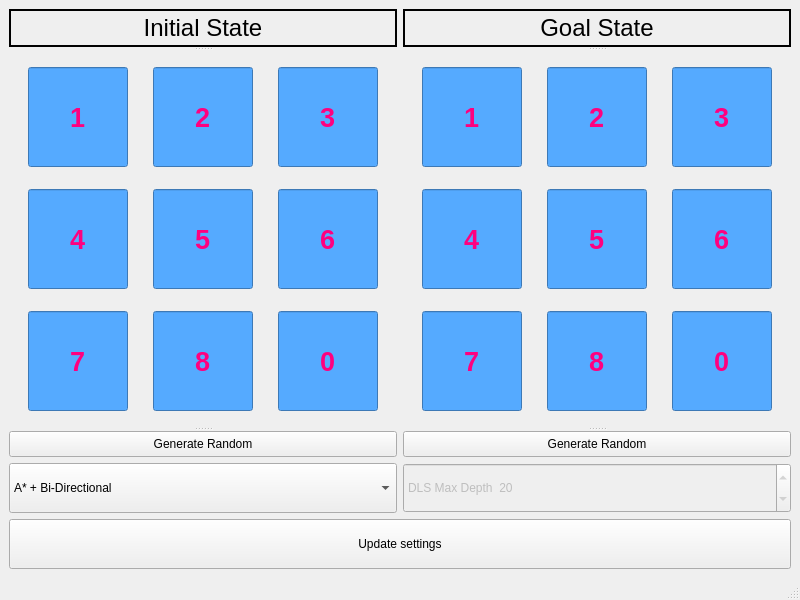
<?xml version="1.0" encoding="UTF-8"?>
<ui version="4.0">
 <class>MainWindow</class>
 <widget class="QMainWindow" name="MainWindow">
  <property name="geometry">
   <rect>
    <x>0</x>
    <y>0</y>
    <width>800</width>
    <height>600</height>
   </rect>
  </property>
  <property name="sizePolicy">
   <sizepolicy hsizetype="Expanding" vsizetype="Fixed">
    <horstretch>0</horstretch>
    <verstretch>0</verstretch>
   </sizepolicy>
  </property>
  <property name="minimumSize">
   <size>
    <width>800</width>
    <height>600</height>
   </size>
  </property>
  <property name="maximumSize">
   <size>
    <width>800</width>
    <height>600</height>
   </size>
  </property>
  <property name="windowTitle">
   <string>MainWindow</string>
  </property>
  <widget class="QWidget" name="centralwidget">
   <layout class="QGridLayout" name="gridLayout_3">
    <item row="2" column="0">
     <widget class="QComboBox" name="AlgoSelector">
      <property name="sizePolicy">
       <sizepolicy hsizetype="Preferred" vsizetype="Minimum">
        <horstretch>0</horstretch>
        <verstretch>0</verstretch>
       </sizepolicy>
      </property>
      <property name="minimumSize">
       <size>
        <width>0</width>
        <height>50</height>
       </size>
      </property>
      <property name="maxVisibleItems">
       <number>3</number>
      </property>
      <property name="maxCount">
       <number>3</number>
      </property>
      <property name="sizeAdjustPolicy">
       <enum>QComboBox::AdjustToContents</enum>
      </property>
      <item>
       <property name="text">
        <string>A* + Bi-Directional</string>
       </property>
      </item>
      <item>
       <property name="text">
        <string>BFS + Bi-directional</string>
       </property>
      </item>
      <item>
       <property name="text">
        <string>DLS + Bi-Directional</string>
       </property>
      </item>
     </widget>
    </item>
    <item row="2" column="1">
     <widget class="QSpinBox" name="DLSDepthSelector">
      <property name="enabled">
       <bool>false</bool>
      </property>
      <property name="sizePolicy">
       <sizepolicy hsizetype="Minimum" vsizetype="Minimum">
        <horstretch>0</horstretch>
        <verstretch>0</verstretch>
       </sizepolicy>
      </property>
      <property name="suffix">
       <string/>
      </property>
      <property name="prefix">
       <string>DLS Max Depth  </string>
      </property>
      <property name="value">
       <number>20</number>
      </property>
     </widget>
    </item>
    <item row="1" column="0">
     <widget class="QSplitter" name="splitter">
      <property name="orientation">
       <enum>Qt::Vertical</enum>
      </property>
      <widget class="QLabel" name="label">
       <property name="sizePolicy">
        <sizepolicy hsizetype="Fixed" vsizetype="Fixed">
         <horstretch>0</horstretch>
         <verstretch>0</verstretch>
        </sizepolicy>
       </property>
       <property name="font">
        <font>
         <family>Arial</family>
         <pointsize>18</pointsize>
        </font>
       </property>
       <property name="frameShape">
        <enum>QFrame::Box</enum>
       </property>
       <property name="frameShadow">
        <enum>QFrame::Plain</enum>
       </property>
       <property name="lineWidth">
        <number>2</number>
       </property>
       <property name="text">
        <string>Initial State</string>
       </property>
       <property name="alignment">
        <set>Qt::AlignCenter</set>
       </property>
      </widget>
      <widget class="QWidget" name="">
       <layout class="QGridLayout" name="gridLayout">
        <item row="1" column="2">
         <widget class="QLineEdit" name="init_lineEdit_6">
          <property name="sizePolicy">
           <sizepolicy hsizetype="Fixed" vsizetype="Fixed">
            <horstretch>0</horstretch>
            <verstretch>0</verstretch>
           </sizepolicy>
          </property>
          <property name="minimumSize">
           <size>
            <width>100</width>
            <height>100</height>
           </size>
          </property>
          <property name="maximumSize">
           <size>
            <width>100</width>
            <height>100</height>
           </size>
          </property>
          <property name="font">
           <font>
            <family>Arial</family>
            <pointsize>20</pointsize>
            <weight>75</weight>
            <bold>true</bold>
           </font>
          </property>
          <property name="autoFillBackground">
           <bool>false</bool>
          </property>
          <property name="styleSheet">
           <string notr="true">background-color: rgb(85, 170, 255);
color: rgb(255, 0, 127);</string>
          </property>
          <property name="text">
           <string>6</string>
          </property>
          <property name="maxLength">
           <number>1</number>
          </property>
          <property name="alignment">
           <set>Qt::AlignCenter</set>
          </property>
          <property name="placeholderText">
           <string>1</string>
          </property>
         </widget>
        </item>
        <item row="2" column="0">
         <widget class="QLineEdit" name="init_lineEdit_7">
          <property name="sizePolicy">
           <sizepolicy hsizetype="Fixed" vsizetype="Fixed">
            <horstretch>0</horstretch>
            <verstretch>0</verstretch>
           </sizepolicy>
          </property>
          <property name="minimumSize">
           <size>
            <width>100</width>
            <height>100</height>
           </size>
          </property>
          <property name="maximumSize">
           <size>
            <width>100</width>
            <height>100</height>
           </size>
          </property>
          <property name="font">
           <font>
            <family>Arial</family>
            <pointsize>20</pointsize>
            <weight>75</weight>
            <bold>true</bold>
           </font>
          </property>
          <property name="autoFillBackground">
           <bool>false</bool>
          </property>
          <property name="styleSheet">
           <string notr="true">background-color: rgb(85, 170, 255);
color: rgb(255, 0, 127);</string>
          </property>
          <property name="text">
           <string>7</string>
          </property>
          <property name="maxLength">
           <number>1</number>
          </property>
          <property name="alignment">
           <set>Qt::AlignCenter</set>
          </property>
          <property name="placeholderText">
           <string>1</string>
          </property>
         </widget>
        </item>
        <item row="2" column="1">
         <widget class="QLineEdit" name="init_lineEdit_8">
          <property name="sizePolicy">
           <sizepolicy hsizetype="Fixed" vsizetype="Fixed">
            <horstretch>0</horstretch>
            <verstretch>0</verstretch>
           </sizepolicy>
          </property>
          <property name="minimumSize">
           <size>
            <width>100</width>
            <height>100</height>
           </size>
          </property>
          <property name="maximumSize">
           <size>
            <width>100</width>
            <height>100</height>
           </size>
          </property>
          <property name="font">
           <font>
            <family>Arial</family>
            <pointsize>20</pointsize>
            <weight>75</weight>
            <bold>true</bold>
           </font>
          </property>
          <property name="autoFillBackground">
           <bool>false</bool>
          </property>
          <property name="styleSheet">
           <string notr="true">background-color: rgb(85, 170, 255);
color: rgb(255, 0, 127);</string>
          </property>
          <property name="text">
           <string>8</string>
          </property>
          <property name="maxLength">
           <number>1</number>
          </property>
          <property name="alignment">
           <set>Qt::AlignCenter</set>
          </property>
          <property name="dragEnabled">
           <bool>true</bool>
          </property>
          <property name="placeholderText">
           <string>1</string>
          </property>
         </widget>
        </item>
        <item row="2" column="2">
         <widget class="QLineEdit" name="init_lineEdit_0">
          <property name="sizePolicy">
           <sizepolicy hsizetype="Fixed" vsizetype="Fixed">
            <horstretch>0</horstretch>
            <verstretch>0</verstretch>
           </sizepolicy>
          </property>
          <property name="minimumSize">
           <size>
            <width>100</width>
            <height>100</height>
           </size>
          </property>
          <property name="maximumSize">
           <size>
            <width>100</width>
            <height>100</height>
           </size>
          </property>
          <property name="font">
           <font>
            <family>Arial</family>
            <pointsize>20</pointsize>
            <weight>75</weight>
            <bold>true</bold>
           </font>
          </property>
          <property name="autoFillBackground">
           <bool>false</bool>
          </property>
          <property name="styleSheet">
           <string notr="true">background-color: rgb(85, 170, 255);
color: rgb(255, 0, 127);</string>
          </property>
          <property name="text">
           <string>0</string>
          </property>
          <property name="maxLength">
           <number>1</number>
          </property>
          <property name="alignment">
           <set>Qt::AlignCenter</set>
          </property>
          <property name="placeholderText">
           <string>1</string>
          </property>
         </widget>
        </item>
        <item row="1" column="0">
         <widget class="QLineEdit" name="init_lineEdit_4">
          <property name="sizePolicy">
           <sizepolicy hsizetype="Fixed" vsizetype="Fixed">
            <horstretch>0</horstretch>
            <verstretch>0</verstretch>
           </sizepolicy>
          </property>
          <property name="minimumSize">
           <size>
            <width>100</width>
            <height>100</height>
           </size>
          </property>
          <property name="maximumSize">
           <size>
            <width>100</width>
            <height>100</height>
           </size>
          </property>
          <property name="font">
           <font>
            <family>Arial</family>
            <pointsize>20</pointsize>
            <weight>75</weight>
            <bold>true</bold>
           </font>
          </property>
          <property name="autoFillBackground">
           <bool>false</bool>
          </property>
          <property name="styleSheet">
           <string notr="true">background-color: rgb(85, 170, 255);
color: rgb(255, 0, 127);</string>
          </property>
          <property name="text">
           <string>4</string>
          </property>
          <property name="maxLength">
           <number>1</number>
          </property>
          <property name="alignment">
           <set>Qt::AlignCenter</set>
          </property>
          <property name="placeholderText">
           <string>1</string>
          </property>
         </widget>
        </item>
        <item row="1" column="1">
         <widget class="QLineEdit" name="init_lineEdit_5">
          <property name="sizePolicy">
           <sizepolicy hsizetype="Fixed" vsizetype="Fixed">
            <horstretch>0</horstretch>
            <verstretch>0</verstretch>
           </sizepolicy>
          </property>
          <property name="minimumSize">
           <size>
            <width>100</width>
            <height>100</height>
           </size>
          </property>
          <property name="maximumSize">
           <size>
            <width>100</width>
            <height>100</height>
           </size>
          </property>
          <property name="font">
           <font>
            <family>Arial</family>
            <pointsize>20</pointsize>
            <weight>75</weight>
            <bold>true</bold>
           </font>
          </property>
          <property name="autoFillBackground">
           <bool>false</bool>
          </property>
          <property name="styleSheet">
           <string notr="true">background-color: rgb(85, 170, 255);
color: rgb(255, 0, 127);</string>
          </property>
          <property name="text">
           <string>5</string>
          </property>
          <property name="maxLength">
           <number>1</number>
          </property>
          <property name="alignment">
           <set>Qt::AlignCenter</set>
          </property>
          <property name="placeholderText">
           <string>1</string>
          </property>
         </widget>
        </item>
        <item row="0" column="1">
         <widget class="QLineEdit" name="init_lineEdit_2">
          <property name="sizePolicy">
           <sizepolicy hsizetype="Fixed" vsizetype="Fixed">
            <horstretch>0</horstretch>
            <verstretch>0</verstretch>
           </sizepolicy>
          </property>
          <property name="minimumSize">
           <size>
            <width>100</width>
            <height>100</height>
           </size>
          </property>
          <property name="maximumSize">
           <size>
            <width>100</width>
            <height>100</height>
           </size>
          </property>
          <property name="font">
           <font>
            <family>Arial</family>
            <pointsize>20</pointsize>
            <weight>75</weight>
            <bold>true</bold>
           </font>
          </property>
          <property name="autoFillBackground">
           <bool>false</bool>
          </property>
          <property name="styleSheet">
           <string notr="true">background-color: rgb(85, 170, 255);
color: rgb(255, 0, 127);</string>
          </property>
          <property name="text">
           <string>2</string>
          </property>
          <property name="maxLength">
           <number>1</number>
          </property>
          <property name="alignment">
           <set>Qt::AlignCenter</set>
          </property>
          <property name="placeholderText">
           <string>1</string>
          </property>
         </widget>
        </item>
        <item row="0" column="0">
         <widget class="QLineEdit" name="init_lineEdit_1">
          <property name="sizePolicy">
           <sizepolicy hsizetype="Fixed" vsizetype="Fixed">
            <horstretch>0</horstretch>
            <verstretch>0</verstretch>
           </sizepolicy>
          </property>
          <property name="minimumSize">
           <size>
            <width>100</width>
            <height>100</height>
           </size>
          </property>
          <property name="maximumSize">
           <size>
            <width>100</width>
            <height>100</height>
           </size>
          </property>
          <property name="font">
           <font>
            <family>Arial</family>
            <pointsize>20</pointsize>
            <weight>75</weight>
            <bold>true</bold>
           </font>
          </property>
          <property name="autoFillBackground">
           <bool>false</bool>
          </property>
          <property name="styleSheet">
           <string notr="true">background-color: rgb(85, 170, 255);
color: rgb(255, 0, 127);</string>
          </property>
          <property name="text">
           <string>1</string>
          </property>
          <property name="maxLength">
           <number>1</number>
          </property>
          <property name="alignment">
           <set>Qt::AlignCenter</set>
          </property>
          <property name="placeholderText">
           <string>1</string>
          </property>
         </widget>
        </item>
        <item row="0" column="2">
         <widget class="QLineEdit" name="init_lineEdit_3">
          <property name="sizePolicy">
           <sizepolicy hsizetype="Fixed" vsizetype="Fixed">
            <horstretch>0</horstretch>
            <verstretch>0</verstretch>
           </sizepolicy>
          </property>
          <property name="minimumSize">
           <size>
            <width>100</width>
            <height>100</height>
           </size>
          </property>
          <property name="maximumSize">
           <size>
            <width>100</width>
            <height>100</height>
           </size>
          </property>
          <property name="font">
           <font>
            <family>Arial</family>
            <pointsize>20</pointsize>
            <weight>75</weight>
            <bold>true</bold>
           </font>
          </property>
          <property name="autoFillBackground">
           <bool>false</bool>
          </property>
          <property name="styleSheet">
           <string notr="true">background-color: rgb(85, 170, 255);
color: rgb(255, 0, 127);</string>
          </property>
          <property name="text">
           <string>3</string>
          </property>
          <property name="maxLength">
           <number>1</number>
          </property>
          <property name="alignment">
           <set>Qt::AlignCenter</set>
          </property>
          <property name="placeholderText">
           <string>1</string>
          </property>
         </widget>
        </item>
       </layout>
      </widget>
      <widget class="QPushButton" name="RandInit">
       <property name="text">
        <string>Generate Random</string>
       </property>
      </widget>
     </widget>
    </item>
    <item row="1" column="1">
     <widget class="QSplitter" name="splitter_2">
      <property name="orientation">
       <enum>Qt::Vertical</enum>
      </property>
      <widget class="QLabel" name="label_2">
       <property name="sizePolicy">
        <sizepolicy hsizetype="Fixed" vsizetype="Fixed">
         <horstretch>0</horstretch>
         <verstretch>0</verstretch>
        </sizepolicy>
       </property>
       <property name="font">
        <font>
         <family>Arial</family>
         <pointsize>18</pointsize>
        </font>
       </property>
       <property name="frameShape">
        <enum>QFrame::Box</enum>
       </property>
       <property name="frameShadow">
        <enum>QFrame::Plain</enum>
       </property>
       <property name="lineWidth">
        <number>2</number>
       </property>
       <property name="text">
        <string>Goal State</string>
       </property>
       <property name="alignment">
        <set>Qt::AlignCenter</set>
       </property>
      </widget>
      <widget class="QWidget" name="layoutWidget">
       <layout class="QGridLayout" name="gridLayout_2">
        <item row="0" column="0">
         <widget class="QLineEdit" name="goal_lineEdit_1">
          <property name="sizePolicy">
           <sizepolicy hsizetype="Fixed" vsizetype="Fixed">
            <horstretch>0</horstretch>
            <verstretch>0</verstretch>
           </sizepolicy>
          </property>
          <property name="minimumSize">
           <size>
            <width>100</width>
            <height>100</height>
           </size>
          </property>
          <property name="maximumSize">
           <size>
            <width>100</width>
            <height>100</height>
           </size>
          </property>
          <property name="font">
           <font>
            <family>Arial</family>
            <pointsize>20</pointsize>
            <weight>75</weight>
            <bold>true</bold>
           </font>
          </property>
          <property name="autoFillBackground">
           <bool>false</bool>
          </property>
          <property name="styleSheet">
           <string notr="true">background-color: rgb(85, 170, 255);
color: rgb(255, 0, 127);</string>
          </property>
          <property name="text">
           <string>1</string>
          </property>
          <property name="maxLength">
           <number>1</number>
          </property>
          <property name="alignment">
           <set>Qt::AlignCenter</set>
          </property>
          <property name="placeholderText">
           <string>1</string>
          </property>
         </widget>
        </item>
        <item row="0" column="1">
         <widget class="QLineEdit" name="goal_lineEdit_2">
          <property name="sizePolicy">
           <sizepolicy hsizetype="Fixed" vsizetype="Fixed">
            <horstretch>0</horstretch>
            <verstretch>0</verstretch>
           </sizepolicy>
          </property>
          <property name="minimumSize">
           <size>
            <width>100</width>
            <height>100</height>
           </size>
          </property>
          <property name="maximumSize">
           <size>
            <width>100</width>
            <height>100</height>
           </size>
          </property>
          <property name="font">
           <font>
            <family>Arial</family>
            <pointsize>20</pointsize>
            <weight>75</weight>
            <bold>true</bold>
           </font>
          </property>
          <property name="autoFillBackground">
           <bool>false</bool>
          </property>
          <property name="styleSheet">
           <string notr="true">background-color: rgb(85, 170, 255);
color: rgb(255, 0, 127);</string>
          </property>
          <property name="text">
           <string>2</string>
          </property>
          <property name="maxLength">
           <number>1</number>
          </property>
          <property name="alignment">
           <set>Qt::AlignCenter</set>
          </property>
          <property name="placeholderText">
           <string>1</string>
          </property>
         </widget>
        </item>
        <item row="2" column="1">
         <widget class="QLineEdit" name="goal_lineEdit_8">
          <property name="sizePolicy">
           <sizepolicy hsizetype="Fixed" vsizetype="Fixed">
            <horstretch>0</horstretch>
            <verstretch>0</verstretch>
           </sizepolicy>
          </property>
          <property name="minimumSize">
           <size>
            <width>100</width>
            <height>100</height>
           </size>
          </property>
          <property name="maximumSize">
           <size>
            <width>100</width>
            <height>100</height>
           </size>
          </property>
          <property name="font">
           <font>
            <family>Arial</family>
            <pointsize>20</pointsize>
            <weight>75</weight>
            <bold>true</bold>
           </font>
          </property>
          <property name="autoFillBackground">
           <bool>false</bool>
          </property>
          <property name="styleSheet">
           <string notr="true">background-color: rgb(85, 170, 255);
color: rgb(255, 0, 127);</string>
          </property>
          <property name="text">
           <string>8</string>
          </property>
          <property name="maxLength">
           <number>1</number>
          </property>
          <property name="alignment">
           <set>Qt::AlignCenter</set>
          </property>
          <property name="dragEnabled">
           <bool>true</bool>
          </property>
          <property name="placeholderText">
           <string>1</string>
          </property>
         </widget>
        </item>
        <item row="1" column="2">
         <widget class="QLineEdit" name="goal_lineEdit_6">
          <property name="sizePolicy">
           <sizepolicy hsizetype="Fixed" vsizetype="Fixed">
            <horstretch>0</horstretch>
            <verstretch>0</verstretch>
           </sizepolicy>
          </property>
          <property name="minimumSize">
           <size>
            <width>100</width>
            <height>100</height>
           </size>
          </property>
          <property name="maximumSize">
           <size>
            <width>100</width>
            <height>100</height>
           </size>
          </property>
          <property name="font">
           <font>
            <family>Arial</family>
            <pointsize>20</pointsize>
            <weight>75</weight>
            <bold>true</bold>
           </font>
          </property>
          <property name="autoFillBackground">
           <bool>false</bool>
          </property>
          <property name="styleSheet">
           <string notr="true">background-color: rgb(85, 170, 255);
color: rgb(255, 0, 127);</string>
          </property>
          <property name="text">
           <string>6</string>
          </property>
          <property name="maxLength">
           <number>1</number>
          </property>
          <property name="alignment">
           <set>Qt::AlignCenter</set>
          </property>
          <property name="placeholderText">
           <string>1</string>
          </property>
         </widget>
        </item>
        <item row="0" column="2">
         <widget class="QLineEdit" name="goal_lineEdit_3">
          <property name="sizePolicy">
           <sizepolicy hsizetype="Fixed" vsizetype="Fixed">
            <horstretch>0</horstretch>
            <verstretch>0</verstretch>
           </sizepolicy>
          </property>
          <property name="minimumSize">
           <size>
            <width>100</width>
            <height>100</height>
           </size>
          </property>
          <property name="maximumSize">
           <size>
            <width>100</width>
            <height>100</height>
           </size>
          </property>
          <property name="font">
           <font>
            <family>Arial</family>
            <pointsize>20</pointsize>
            <weight>75</weight>
            <bold>true</bold>
           </font>
          </property>
          <property name="autoFillBackground">
           <bool>false</bool>
          </property>
          <property name="styleSheet">
           <string notr="true">background-color: rgb(85, 170, 255);
color: rgb(255, 0, 127);</string>
          </property>
          <property name="text">
           <string>3</string>
          </property>
          <property name="maxLength">
           <number>1</number>
          </property>
          <property name="alignment">
           <set>Qt::AlignCenter</set>
          </property>
          <property name="placeholderText">
           <string>1</string>
          </property>
         </widget>
        </item>
        <item row="1" column="0">
         <widget class="QLineEdit" name="goal_lineEdit_4">
          <property name="sizePolicy">
           <sizepolicy hsizetype="Fixed" vsizetype="Fixed">
            <horstretch>0</horstretch>
            <verstretch>0</verstretch>
           </sizepolicy>
          </property>
          <property name="minimumSize">
           <size>
            <width>100</width>
            <height>100</height>
           </size>
          </property>
          <property name="maximumSize">
           <size>
            <width>100</width>
            <height>100</height>
           </size>
          </property>
          <property name="font">
           <font>
            <family>Arial</family>
            <pointsize>20</pointsize>
            <weight>75</weight>
            <bold>true</bold>
           </font>
          </property>
          <property name="autoFillBackground">
           <bool>false</bool>
          </property>
          <property name="styleSheet">
           <string notr="true">background-color: rgb(85, 170, 255);
color: rgb(255, 0, 127);</string>
          </property>
          <property name="text">
           <string>4</string>
          </property>
          <property name="maxLength">
           <number>1</number>
          </property>
          <property name="alignment">
           <set>Qt::AlignCenter</set>
          </property>
          <property name="placeholderText">
           <string>1</string>
          </property>
         </widget>
        </item>
        <item row="2" column="0">
         <widget class="QLineEdit" name="goal_lineEdit_7">
          <property name="sizePolicy">
           <sizepolicy hsizetype="Fixed" vsizetype="Fixed">
            <horstretch>0</horstretch>
            <verstretch>0</verstretch>
           </sizepolicy>
          </property>
          <property name="minimumSize">
           <size>
            <width>100</width>
            <height>100</height>
           </size>
          </property>
          <property name="maximumSize">
           <size>
            <width>100</width>
            <height>100</height>
           </size>
          </property>
          <property name="font">
           <font>
            <family>Arial</family>
            <pointsize>20</pointsize>
            <weight>75</weight>
            <bold>true</bold>
           </font>
          </property>
          <property name="autoFillBackground">
           <bool>false</bool>
          </property>
          <property name="styleSheet">
           <string notr="true">background-color: rgb(85, 170, 255);
color: rgb(255, 0, 127);</string>
          </property>
          <property name="text">
           <string>7</string>
          </property>
          <property name="maxLength">
           <number>1</number>
          </property>
          <property name="alignment">
           <set>Qt::AlignCenter</set>
          </property>
          <property name="placeholderText">
           <string>1</string>
          </property>
         </widget>
        </item>
        <item row="1" column="1">
         <widget class="QLineEdit" name="goal_lineEdit_5">
          <property name="sizePolicy">
           <sizepolicy hsizetype="Fixed" vsizetype="Fixed">
            <horstretch>0</horstretch>
            <verstretch>0</verstretch>
           </sizepolicy>
          </property>
          <property name="minimumSize">
           <size>
            <width>100</width>
            <height>100</height>
           </size>
          </property>
          <property name="maximumSize">
           <size>
            <width>100</width>
            <height>100</height>
           </size>
          </property>
          <property name="font">
           <font>
            <family>Arial</family>
            <pointsize>20</pointsize>
            <weight>75</weight>
            <bold>true</bold>
           </font>
          </property>
          <property name="autoFillBackground">
           <bool>false</bool>
          </property>
          <property name="styleSheet">
           <string notr="true">background-color: rgb(85, 170, 255);
color: rgb(255, 0, 127);</string>
          </property>
          <property name="text">
           <string>5</string>
          </property>
          <property name="maxLength">
           <number>1</number>
          </property>
          <property name="alignment">
           <set>Qt::AlignCenter</set>
          </property>
          <property name="placeholderText">
           <string>1</string>
          </property>
         </widget>
        </item>
        <item row="2" column="2">
         <widget class="QLineEdit" name="goal_lineEdit_0">
          <property name="sizePolicy">
           <sizepolicy hsizetype="Fixed" vsizetype="Fixed">
            <horstretch>0</horstretch>
            <verstretch>0</verstretch>
           </sizepolicy>
          </property>
          <property name="minimumSize">
           <size>
            <width>100</width>
            <height>100</height>
           </size>
          </property>
          <property name="maximumSize">
           <size>
            <width>100</width>
            <height>100</height>
           </size>
          </property>
          <property name="font">
           <font>
            <family>Arial</family>
            <pointsize>20</pointsize>
            <weight>75</weight>
            <bold>true</bold>
           </font>
          </property>
          <property name="autoFillBackground">
           <bool>false</bool>
          </property>
          <property name="styleSheet">
           <string notr="true">background-color: rgb(85, 170, 255);
color: rgb(255, 0, 127);</string>
          </property>
          <property name="text">
           <string>0</string>
          </property>
          <property name="maxLength">
           <number>1</number>
          </property>
          <property name="alignment">
           <set>Qt::AlignCenter</set>
          </property>
          <property name="placeholderText">
           <string>1</string>
          </property>
         </widget>
        </item>
       </layout>
      </widget>
      <widget class="QPushButton" name="RandGoal">
       <property name="text">
        <string>Generate Random</string>
       </property>
      </widget>
     </widget>
    </item>
    <item row="3" column="0" colspan="2">
     <widget class="QPushButton" name="updateButton">
      <property name="sizePolicy">
       <sizepolicy hsizetype="Minimum" vsizetype="Minimum">
        <horstretch>0</horstretch>
        <verstretch>0</verstretch>
       </sizepolicy>
      </property>
      <property name="minimumSize">
       <size>
        <width>0</width>
        <height>50</height>
       </size>
      </property>
      <property name="text">
       <string>Update settings</string>
      </property>
     </widget>
    </item>
   </layout>
  </widget>
  <widget class="QMenuBar" name="menubar">
   <property name="geometry">
    <rect>
     <x>0</x>
     <y>0</y>
     <width>800</width>
     <height>26</height>
    </rect>
   </property>
  </widget>
  <widget class="QStatusBar" name="statusbar"/>
 </widget>
 <resources/>
 <connections/>
</ui>
